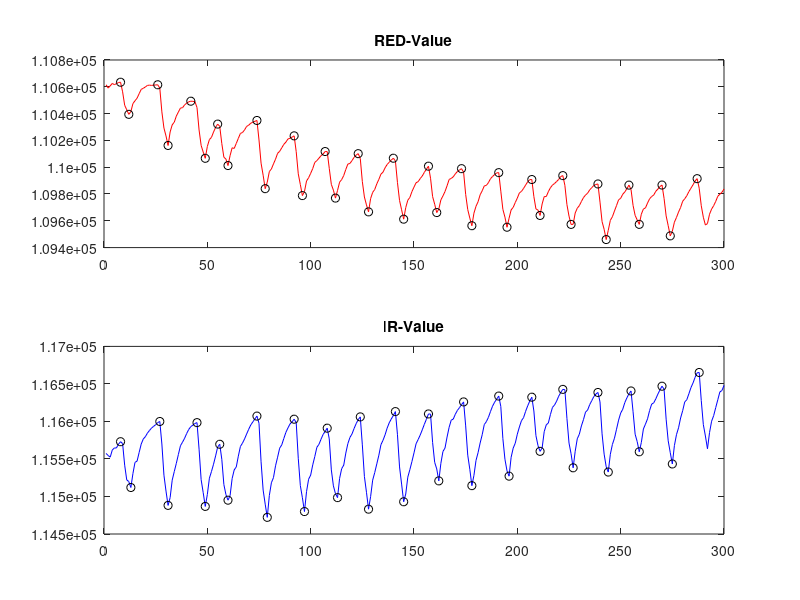
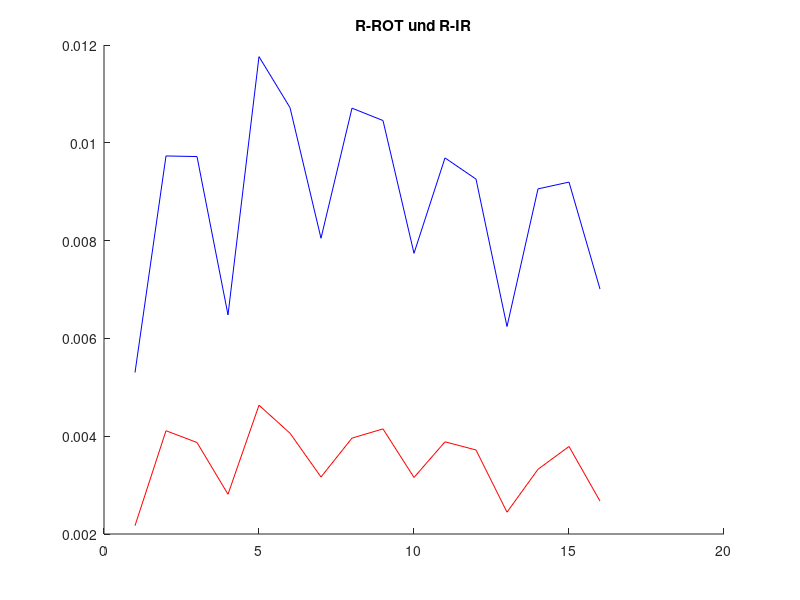
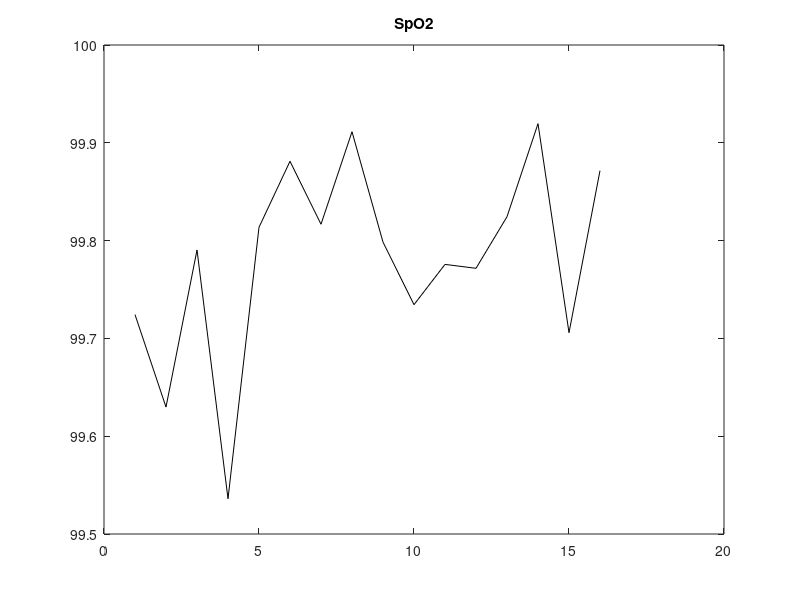

Write MATLAB code to recreate these figures, in order.
pkg load signalclear allclose alldataStream = [];readData = load("pulsoxy_daten.txt");streamCount = (length(readData.dataMatrix)/3)for i = 1:streamCount  dataStream(i).name = readData.dataMatrix{(i-1)*3+1};  dataStream(i).array = readData.dataMatrix{(i-1)*3+2};  dataStream(i).t     = readData.dataMatrix{(i-1)*3+3};endforrot = dataStream(1).array(1:300);ir =  dataStream(2).array(1:300);# Maxima bestimmen (Distance = 7 empirisch ermittelt)# ===================================================[max_rot,rot_n] = findpeaks(rot,"MinPeakDistance",7);[max_ir,ir_n] = findpeaks(ir,"MinPeakDistance",7);# Minima bestimmen# ================for i = 1:length(rot_n)-1  # fuer rot  min_rot(i) = rot(rot_n(i));  for n = rot_n(i):rot_n(i+1)    if (rot(n) < min_rot(i))      min_rot(i) = rot(n);      min_rot_n(i) = n;    endif
  endfor
  # fuer ir  min_ir(i) = ir(ir_n(i));  for n = ir_n(i):ir_n(i+1)    if (ir(n) < min_ir(i))      min_ir(i) = ir(n);      min_ir_n(i) = n;    endif  endforendfora= -45.06;b= 30.364;c= 94.845;# Fuer alle gefundenen Maxima und Minima# AC / DC, R, Z und SPO2-Werte bestimmenfor i=1:length(min_rot)-1#for i=1:30  AC_ROT(i)=max_rot(i)-min_rot(i);  AC_IR(i) =max_ir(i)-min_ir(i);  R_ROT(i)= AC_ROT(i) / min_rot(i);  R_IR(i) = AC_IR(i) / min_ir(i);  # Bei unserem MAX30102 ist RED und IR vertauscht !!!  #Z(i) = R_ROT(i) / R_IR(i);  Z(i) = R_ROT(i) / R_IR(i);  SPO2(i) = a * (Z(i)^2) + b * Z(i) + c;endforfigure(1)subplot(2,1,1)plot(rot,"color","red")hold onplot(rot_n,max_rot,"marker",'o',"linestyle","none","color","black")plot(min_rot_n,min_rot,"marker",'o',"linestyle","none","color","black")title("RED-Value")subplot(2,1,2)plot(ir,"color","blue")hold onplot(ir_n,max_ir,"marker",'o',"linestyle","none","color","black")plot(min_ir_n,min_ir,"marker",'o',"linestyle","none","color","black")title("IR-Value")figure(2)hold on#plot(AC_ROT,"color","red")#plot(AC_IR,"color","blue")plot(R_ROT,"color","red")plot(R_IR,"color","blue")#plot(Z,"color","green")title('R-ROT und R-IR')figure(3)plot(SPO2,"color","black")title('SpO2')clcdisp('SpO2-Wert:')Messanzahl = length(max_rot)Mittelwert = mean(SPO2)Standardab = std(SPO2)